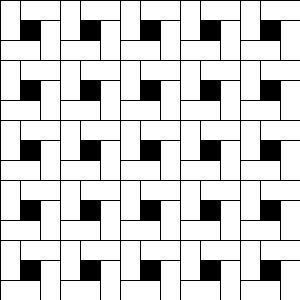
Frame 1 (no input)
Frame 60 (the mouse pressed at the canvas centre just before this capture): identical to frame 1, image omitted
Frame 120 (the mouse held since frame 60 and released just before this capture): identical to frame 1, image omitted

The Processing sketch that drew this single still picture (run headless with seeded random() and noise(); from frame 60 on, the mouse is pressed at the canvas centre):

// Processing sketch: problemas_4_5
// ── problemas_4_5.pde
Azulejo azulejo;

void setup() {
  size(300, 300);
  azulejo = new Azulejo(0, 0);
}

void draw() {
  //background(150);
  for(int i=0; i < 5; i++) {
    for(int j=0; j < 5; j++) {
      pushMatrix();
        translate(i*60, j*60);
        azulejo.Dibujar();
      popMatrix();
    }
  }
}

// ── Azulejo.pde
class Azulejo {
  float x;
  float y;
  float delta;
  
  Azulejo(float x, float y) {
    this.x = x;
    this.y = y;
    delta = 20;
  }

  void Dibujar() {
    fill(255);
    rect(x          , y          , delta  , 2*delta);
    rect(x + delta  , y          , 2*delta, delta);
    rect(x + 2*delta, y + delta  , delta  , 2*delta);
    rect(x          , y + 2*delta, 2*delta, delta);
    fill(0);
    rect(x + delta  , y + delta, delta, delta);
  }

  void Trasladar(float dx, float dy) {
    x = dx;
    y = dy;
  }
}
